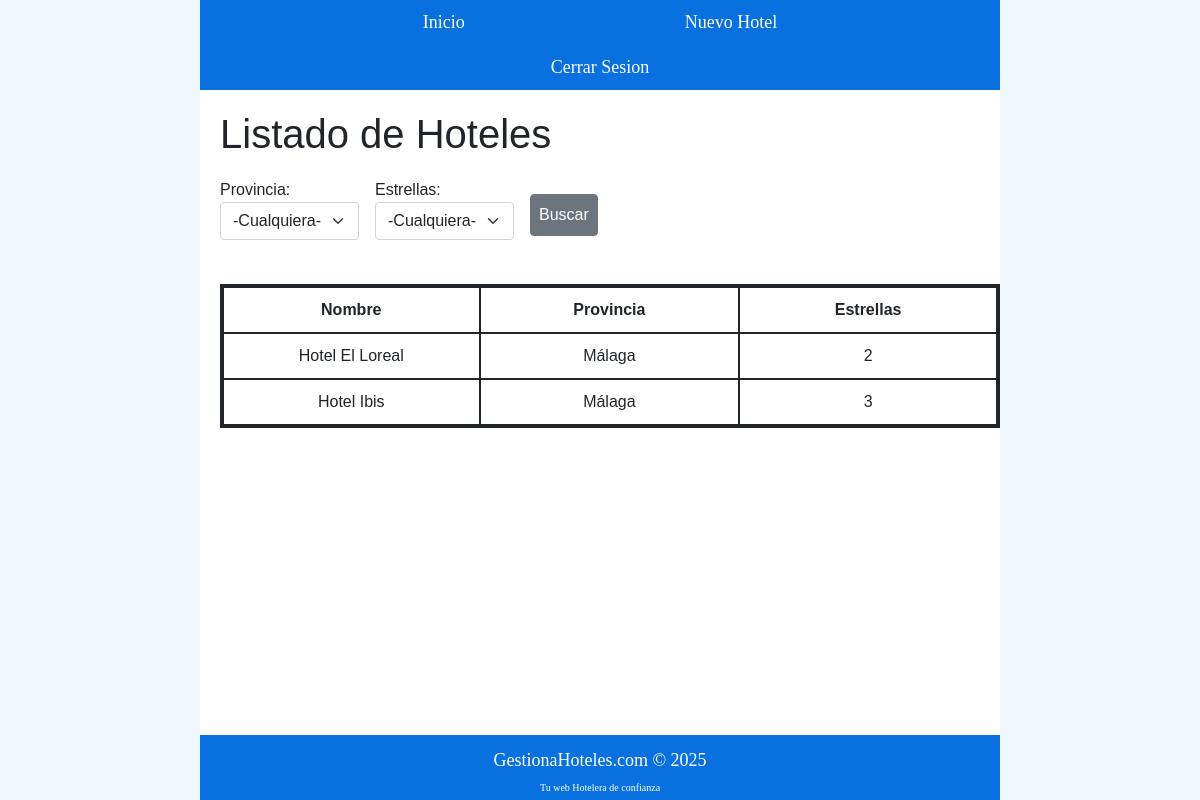
Screenshot of /index.php?provincia=Málaga (signed in) with the database file from the repository.
### tables this page shows
CREATE TABLE `hoteles` (
  `id` int(11) NOT NULL,
  `nombre` varchar(100) NOT NULL,
  `provincia` varchar(50) NOT NULL,
  `estrellas` int(11) NOT NULL
);

### index.php (the view, shortened to what this page needs)
<?php
include "cabecera.inc.php";
?>
    <header>
        <h1>Listado de Hoteles</h1>
    </header>
    <main>
        <form action="<?php echo $_SERVER['PHP_SELF']; ?>" method="request">
            <div class="row row-cols-auto gx-3">
                <div class="col">
                    <label>Provincia:
                        <select class="form-select" aria-label="Provincia" name="provincia">
                            <option value="" selected>-Cualquiera-</option>
                        </select>
                    </label>
                </div>
                <div class="col">
                    <label>Estrellas:
                        <select class="form-select" aria-label="Estrellas" name="estrellas">
                            <option value="" selected>-Cualquiera-</option>
                        </select>
                    </label>
                </div>
                <div class="col-1 pt-2 d-grid col">
                    <input class="p-2 my-2 btn btn-secondary" type="submit" value="Buscar">
                </div>
            </div>
        </form>
        <?php
            function conexion() {
                $host="localhost";
                $nombreBD="hoteles";
                $usuario="root";
                $password="";
                $pdo= new PDO("mysql:host=$host;dbname=$nombreBD;charset=utf8",$usuario,$password);
                return $pdo;
            }
            $pdo=conexion();
            $provincia=$_REQUEST['provincia'] ?? '';
            $estrellas=$_REQUEST['estrellas'] ?? '';
            if ($provincia !== '' && $estrellas !== '')  {
                $consulta=$pdo->prepare("SELECT * FROM hoteles WHERE provincia = :provincia AND estrellas >= :estrellas ORDER BY nombre");
                $consulta->bindParam('provincia', $provincia);
                $consulta->bindParam('estrellas', $estrellas);
            } elseif ($provincia !== '') {
                $consulta=$pdo->prepare("SELECT * FROM hoteles WHERE provincia = :provincia ORDER BY nombre");
                $consulta->bindParam('provincia', $provincia);
            } elseif ($estrellas !== '') {
                $consulta=$pdo->prepare("SELECT * FROM hoteles WHERE estrellas >= :estrellas ORDER BY nombre");
                $consulta->bindParam('estrellas', $estrellas);
            } else {
                $consulta=$pdo->prepare("SELECT * FROM hoteles ORDER BY nombre");
            }
            $consulta->execute();
            $hoteles=$consulta->fetchall(PDO::FETCH_ASSOC);
                if(count($hoteles)> 0) {
                    echo "<table>";
                    echo "<tr>";
                    echo "<th>Nombre</th>";
                    echo "<th>Provincia</th>";
                    echo "<th>Estrellas</th>";
                    echo "</tr>";
                    foreach($hoteles as $hotel) {
                        echo "<tr>";
                        echo "<td>" . htmlspecialchars($hotel['nombre']) ."</td>";
                        echo "<td>" . htmlspecialchars($hotel['provincia']) ."</td>";
                        echo "<td>" . htmlspecialchars($hotel['estrellas']) ."</td>";
                        echo "</tr>";
                    }
                    echo "</table>";
                } else {
                    echo "<br><p>--No se han encontrado Hoteles--</p>";
                }
        ?>
    </main>
<?php
include "footer.inc.php";
?>

### css/estilos.css (style rules this page uses)
html, body { height: 100%; margin: 0; }
body { display: flex; flex-direction: column; background-color: aliceblue; }
header { font-family: 'Franklin Gothic Medium', 'Arial Narrow', Arial, sans-serif; background-color: white; margin-left:200px; margin-right:200px; }
header h1 { margin-top:20px; margin-bottom:20px; margin-left:20px; }
main { font-family: 'Lucida Sans', 'Lucida Sans Regular', 'Lucida Grande', 'Lucida Sans Unicode', Geneva, Verdana, sans-serif; background-color: white; margin-left:200px; margin-right:200px; flex: 1; }
main form, p { margin-left:20px; }
table, th, td { text-align:center; width:300px; }
table { margin-top: 40px; margin-bottom: 40px; margin-left:20px; border: 4px solid; border-collapse: collapse; width: auto; }
th, td { border: 2px solid; padding: 10px; }

### rows the page displays
hoteles: nombre "Hotel El Loreal", provincia "Málaga", estrellas "2"
hoteles: nombre "Hotel Ibis", provincia "Málaga", estrellas "3"
